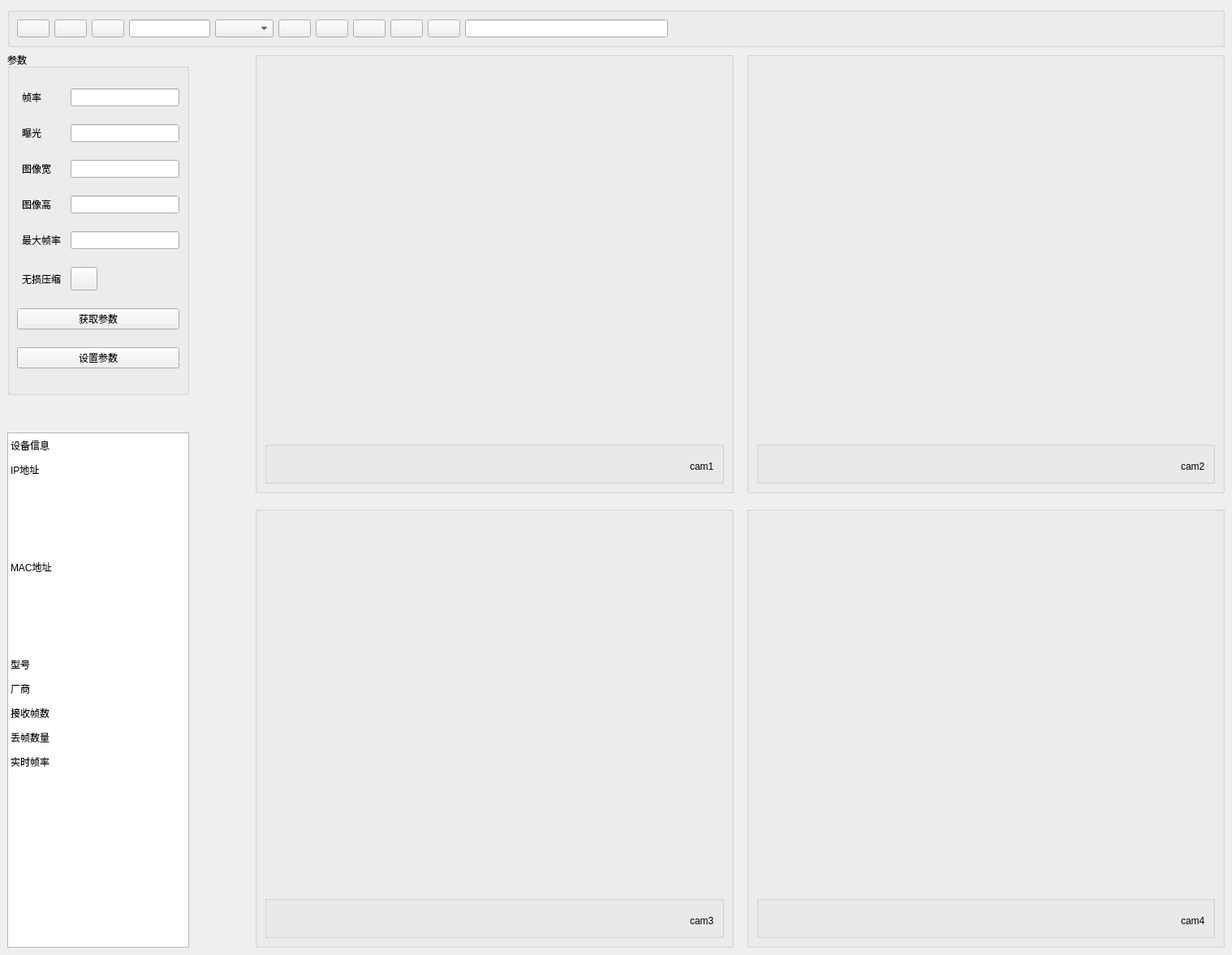
<?xml version="1.0" encoding="UTF-8"?>
<ui version="4.0">
 <class>MainWindow</class>
 <widget class="QMainWindow" name="MainWindow">
  <property name="geometry">
   <rect>
    <x>0</x>
    <y>0</y>
    <width>1518</width>
    <height>1177</height>
   </rect>
  </property>
  <property name="windowTitle">
   <string>相机采集</string>
  </property>
  <property name="windowIcon">
   <iconset>
    <normaloff>icon/main.png</normaloff>icon/main.png</iconset>
  </property>
  <property name="styleSheet">
   <string notr="true"/>
  </property>
  <widget class="QWidget" name="centralwidget">
   <layout class="QVBoxLayout" name="verticalLayout_5">
    <item>
     <widget class="QGroupBox" name="groupBox">
      <property name="title">
       <string/>
      </property>
      <layout class="QHBoxLayout" name="horizontalLayout_5">
       <item>
        <widget class="QPushButton" name="btnEnum">
         <property name="text">
          <string/>
         </property>
         <property name="icon">
          <iconset>
           <normaloff>icon/search_off.png</normaloff>icon/search_off.png</iconset>
         </property>
        </widget>
       </item>
       <item>
        <widget class="QPushButton" name="btnOpen">
         <property name="text">
          <string/>
         </property>
         <property name="icon">
          <iconset>
           <normaloff>icon/plugin.png</normaloff>icon/plugin.png</iconset>
         </property>
        </widget>
       </item>
       <item>
        <widget class="QPushButton" name="btnModeSwitch">
         <property name="text">
          <string/>
         </property>
         <property name="icon">
          <iconset>
           <normaloff>icon/switch.png</normaloff>icon/switch.png</iconset>
         </property>
        </widget>
       </item>
       <item>
        <widget class="QLineEdit" name="edtMode">
         <property name="minimumSize">
          <size>
           <width>0</width>
           <height>0</height>
          </size>
         </property>
         <property name="maximumSize">
          <size>
           <width>100</width>
           <height>16777215</height>
          </size>
         </property>
        </widget>
       </item>
       <item>
        <widget class="QComboBox" name="comTriggerMode"/>
       </item>
       <item>
        <widget class="QPushButton" name="btnStart">
         <property name="text">
          <string/>
         </property>
         <property name="icon">
          <iconset>
           <normaloff>icon/play.png</normaloff>icon/play.png</iconset>
         </property>
        </widget>
       </item>
       <item>
        <widget class="QPushButton" name="btnSoftwareTrigger">
         <property name="text">
          <string/>
         </property>
         <property name="icon">
          <iconset>
           <normaloff>icon/shoot.png</normaloff>icon/shoot.png</iconset>
         </property>
        </widget>
       </item>
       <item>
        <widget class="QPushButton" name="btnSaveImage">
         <property name="text">
          <string/>
         </property>
         <property name="icon">
          <iconset>
           <normaloff>icon/camera.png</normaloff>icon/camera.png</iconset>
         </property>
        </widget>
       </item>
       <item>
        <widget class="QPushButton" name="btnRecording">
         <property name="text">
          <string/>
         </property>
         <property name="icon">
          <iconset>
           <normaloff>icon/video-record_off.png</normaloff>icon/video-record_off.png</iconset>
         </property>
        </widget>
       </item>
       <item>
        <widget class="QPushButton" name="btnPath">
         <property name="toolTipDuration">
          <number>-2</number>
         </property>
         <property name="text">
          <string/>
         </property>
         <property name="icon">
          <iconset>
           <normaloff>icon/open-folder-removebg-preview.png</normaloff>icon/open-folder-removebg-preview.png</iconset>
         </property>
        </widget>
       </item>
       <item>
        <widget class="QLineEdit" name="edtFilePath">
         <property name="maximumSize">
          <size>
           <width>250</width>
           <height>16777215</height>
          </size>
         </property>
        </widget>
       </item>
       <item>
        <widget class="QLabel" name="labShowTime">
         <property name="text">
          <string/>
         </property>
        </widget>
       </item>
       <item>
        <spacer name="horizontalSpacer_5">
         <property name="orientation">
          <enum>Qt::Horizontal</enum>
         </property>
         <property name="sizeHint" stdset="0">
          <size>
           <width>40</width>
           <height>20</height>
          </size>
         </property>
        </spacer>
       </item>
      </layout>
     </widget>
    </item>
    <item>
     <layout class="QHBoxLayout" name="horizontalLayout_6" stretch="3,1,16">
      <item>
       <layout class="QVBoxLayout" name="verticalLayout" stretch="2,0,3">
        <item>
         <widget class="QGroupBox" name="groupParam">
          <property name="title">
           <string>参数</string>
          </property>
          <layout class="QGridLayout" name="gridLayout_2">
           <item row="2" column="3">
            <widget class="QLineEdit" name="edtImageWidth"/>
           </item>
           <item row="4" column="3">
            <widget class="QLineEdit" name="edtImageHeight"/>
           </item>
           <item row="5" column="1">
            <widget class="QLabel" name="labMaxFrameRate">
             <property name="text">
              <string>最大帧率</string>
             </property>
            </widget>
           </item>
           <item row="7" column="0" colspan="4">
            <widget class="QPushButton" name="btnGetParam">
             <property name="text">
              <string>获取参数</string>
             </property>
            </widget>
           </item>
           <item row="6" column="3">
            <widget class="QPushButton" name="btnCompression">
             <property name="maximumSize">
              <size>
               <width>33</width>
               <height>29</height>
              </size>
             </property>
             <property name="text">
              <string/>
             </property>
             <property name="icon">
              <iconset>
               <normaloff>icon/controls_off.png</normaloff>icon/controls_off.png</iconset>
             </property>
            </widget>
           </item>
           <item row="8" column="0" colspan="4">
            <widget class="QPushButton" name="btnSetParam">
             <property name="text">
              <string>设置参数</string>
             </property>
            </widget>
           </item>
           <item row="4" column="1">
            <widget class="QLabel" name="labImageHeight">
             <property name="text">
              <string>图像高</string>
             </property>
            </widget>
           </item>
           <item row="2" column="1">
            <widget class="QLabel" name="labImageWidth">
             <property name="text">
              <string>图像宽</string>
             </property>
            </widget>
           </item>
           <item row="6" column="1">
            <widget class="QLabel" name="labcompression">
             <property name="text">
              <string>无损压缩</string>
             </property>
            </widget>
           </item>
           <item row="1" column="3">
            <widget class="QLineEdit" name="edtExposureTime"/>
           </item>
           <item row="1" column="1">
            <widget class="QLabel" name="labExposureTime">
             <property name="text">
              <string>曝光</string>
             </property>
            </widget>
           </item>
           <item row="0" column="1">
            <widget class="QLabel" name="labFrameRate">
             <property name="text">
              <string>帧率</string>
             </property>
            </widget>
           </item>
           <item row="0" column="3">
            <widget class="QLineEdit" name="edtFrameRate"/>
           </item>
           <item row="5" column="3">
            <widget class="QLineEdit" name="edtMaxFrameRate"/>
           </item>
          </layout>
         </widget>
        </item>
        <item>
         <spacer name="verticalSpacer">
          <property name="orientation">
           <enum>Qt::Vertical</enum>
          </property>
          <property name="sizeHint" stdset="0">
           <size>
            <width>20</width>
            <height>40</height>
           </size>
          </property>
         </spacer>
        </item>
        <item>
         <widget class="QTableWidget" name="tabDevicesInfo">
          <property name="focusPolicy">
           <enum>Qt::NoFocus</enum>
          </property>
          <property name="editTriggers">
           <set>QAbstractItemView::NoEditTriggers</set>
          </property>
          <property name="selectionMode">
           <enum>QAbstractItemView::NoSelection</enum>
          </property>
          <property name="showGrid">
           <bool>false</bool>
          </property>
          <property name="rowCount">
           <number>14</number>
          </property>
          <property name="columnCount">
           <number>2</number>
          </property>
          <attribute name="horizontalHeaderVisible">
           <bool>false</bool>
          </attribute>
          <attribute name="horizontalHeaderHighlightSections">
           <bool>true</bool>
          </attribute>
          <attribute name="horizontalHeaderStretchLastSection">
           <bool>true</bool>
          </attribute>
          <attribute name="verticalHeaderVisible">
           <bool>false</bool>
          </attribute>
          <row/>
          <row/>
          <row/>
          <row/>
          <row/>
          <row/>
          <row/>
          <row/>
          <row/>
          <row/>
          <row/>
          <row/>
          <row/>
          <row/>
          <column/>
          <column/>
          <item row="0" column="0">
           <property name="text">
            <string>设备信息</string>
           </property>
           <property name="textAlignment">
            <set>AlignLeading|AlignVCenter</set>
           </property>
          </item>
          <item row="1" column="0">
           <property name="text">
            <string>IP地址</string>
           </property>
           <property name="textAlignment">
            <set>AlignLeading|AlignVCenter</set>
           </property>
          </item>
          <item row="2" column="0">
           <property name="text">
            <string/>
           </property>
           <property name="textAlignment">
            <set>AlignLeading|AlignVCenter</set>
           </property>
          </item>
          <item row="3" column="0">
           <property name="text">
            <string/>
           </property>
           <property name="textAlignment">
            <set>AlignLeading|AlignVCenter</set>
           </property>
          </item>
          <item row="3" column="1">
           <property name="text">
            <string/>
           </property>
          </item>
          <item row="4" column="0">
           <property name="text">
            <string/>
           </property>
           <property name="textAlignment">
            <set>AlignLeading|AlignVCenter</set>
           </property>
          </item>
          <item row="4" column="1">
           <property name="text">
            <string/>
           </property>
          </item>
          <item row="5" column="0">
           <property name="text">
            <string>MAC地址</string>
           </property>
           <property name="textAlignment">
            <set>AlignLeading|AlignVCenter</set>
           </property>
          </item>
          <item row="6" column="0">
           <property name="text">
            <string/>
           </property>
           <property name="textAlignment">
            <set>AlignLeading|AlignVCenter</set>
           </property>
          </item>
          <item row="6" column="1">
           <property name="text">
            <string/>
           </property>
          </item>
          <item row="7" column="0">
           <property name="text">
            <string/>
           </property>
           <property name="textAlignment">
            <set>AlignLeading|AlignVCenter</set>
           </property>
          </item>
          <item row="9" column="0">
           <property name="text">
            <string>型号</string>
           </property>
          </item>
          <item row="10" column="0">
           <property name="text">
            <string>厂商</string>
           </property>
          </item>
          <item row="11" column="0">
           <property name="text">
            <string>接收帧数</string>
           </property>
          </item>
          <item row="12" column="0">
           <property name="text">
            <string>丢帧数量</string>
           </property>
          </item>
          <item row="13" column="0">
           <property name="text">
            <string>实时帧率</string>
           </property>
          </item>
         </widget>
        </item>
       </layout>
      </item>
      <item>
       <spacer name="horizontalSpacer">
        <property name="orientation">
         <enum>Qt::Horizontal</enum>
        </property>
        <property name="sizeHint" stdset="0">
         <size>
          <width>40</width>
          <height>20</height>
         </size>
        </property>
       </spacer>
      </item>
      <item>
       <layout class="QGridLayout" name="gridLayout">
        <property name="spacing">
         <number>16</number>
        </property>
        <item row="0" column="1">
         <widget class="QGroupBox" name="Display2">
          <layout class="QVBoxLayout" name="verticalLayout_2" stretch="9,1">
           <property name="spacing">
            <number>1</number>
           </property>
           <item>
            <widget class="QWidget" name="widgetDisplay2" native="true">
             <property name="minimumSize">
              <size>
               <width>500</width>
               <height>400</height>
              </size>
             </property>
             <property name="maximumSize">
              <size>
               <width>16777215</width>
               <height>16777215</height>
              </size>
             </property>
            </widget>
           </item>
           <item>
            <widget class="QGroupBox" name="groupBox_6">
             <property name="minimumSize">
              <size>
               <width>500</width>
               <height>50</height>
              </size>
             </property>
             <property name="maximumSize">
              <size>
               <width>16777215</width>
               <height>16777215</height>
              </size>
             </property>
             <property name="title">
              <string/>
             </property>
             <layout class="QHBoxLayout" name="horizontalLayout_3">
              <property name="topMargin">
               <number>10</number>
              </property>
              <property name="bottomMargin">
               <number>10</number>
              </property>
              <item>
               <spacer name="horizontalSpacer_2">
                <property name="orientation">
                 <enum>Qt::Horizontal</enum>
                </property>
                <property name="sizeHint" stdset="0">
                 <size>
                  <width>130</width>
                  <height>20</height>
                 </size>
                </property>
               </spacer>
              </item>
              <item>
               <widget class="QLabel" name="labelCam2">
                <property name="minimumSize">
                 <size>
                  <width>0</width>
                  <height>30</height>
                 </size>
                </property>
                <property name="text">
                 <string>cam2</string>
                </property>
               </widget>
              </item>
             </layout>
            </widget>
           </item>
          </layout>
         </widget>
        </item>
        <item row="0" column="0">
         <widget class="QGroupBox" name="Display1">
          <layout class="QVBoxLayout" name="verticalLayout_1" stretch="9,1">
           <property name="spacing">
            <number>1</number>
           </property>
           <item>
            <widget class="QWidget" name="widgetDisplay1" native="true">
             <property name="minimumSize">
              <size>
               <width>500</width>
               <height>400</height>
              </size>
             </property>
             <property name="maximumSize">
              <size>
               <width>16777215</width>
               <height>16777215</height>
              </size>
             </property>
            </widget>
           </item>
           <item>
            <widget class="QGroupBox" name="groupBox_5">
             <property name="minimumSize">
              <size>
               <width>500</width>
               <height>50</height>
              </size>
             </property>
             <property name="maximumSize">
              <size>
               <width>16777215</width>
               <height>16777215</height>
              </size>
             </property>
             <property name="styleSheet">
              <string notr="true"/>
             </property>
             <property name="title">
              <string/>
             </property>
             <layout class="QHBoxLayout" name="horizontalLayout">
              <property name="topMargin">
               <number>10</number>
              </property>
              <property name="bottomMargin">
               <number>10</number>
              </property>
              <item>
               <spacer name="horizontalSpacer_1">
                <property name="orientation">
                 <enum>Qt::Horizontal</enum>
                </property>
                <property name="sizeHint" stdset="0">
                 <size>
                  <width>130</width>
                  <height>20</height>
                 </size>
                </property>
               </spacer>
              </item>
              <item>
               <widget class="QLabel" name="labelCam1">
                <property name="minimumSize">
                 <size>
                  <width>0</width>
                  <height>30</height>
                 </size>
                </property>
                <property name="text">
                 <string>cam1</string>
                </property>
               </widget>
              </item>
             </layout>
            </widget>
           </item>
          </layout>
         </widget>
        </item>
        <item row="1" column="0">
         <widget class="QGroupBox" name="Display3">
          <layout class="QVBoxLayout" name="verticalLayout_3" stretch="9,1">
           <property name="spacing">
            <number>1</number>
           </property>
           <item>
            <widget class="QWidget" name="widgetDisplay3" native="true">
             <property name="minimumSize">
              <size>
               <width>500</width>
               <height>400</height>
              </size>
             </property>
             <property name="maximumSize">
              <size>
               <width>16777215</width>
               <height>16777215</height>
              </size>
             </property>
            </widget>
           </item>
           <item>
            <widget class="QGroupBox" name="groupBox_7">
             <property name="minimumSize">
              <size>
               <width>500</width>
               <height>50</height>
              </size>
             </property>
             <property name="maximumSize">
              <size>
               <width>16777215</width>
               <height>16777215</height>
              </size>
             </property>
             <property name="title">
              <string/>
             </property>
             <layout class="QHBoxLayout" name="horizontalLayout_2">
              <property name="topMargin">
               <number>10</number>
              </property>
              <property name="bottomMargin">
               <number>10</number>
              </property>
              <item>
               <spacer name="horizontalSpacer_3">
                <property name="orientation">
                 <enum>Qt::Horizontal</enum>
                </property>
                <property name="sizeHint" stdset="0">
                 <size>
                  <width>130</width>
                  <height>20</height>
                 </size>
                </property>
               </spacer>
              </item>
              <item>
               <widget class="QLabel" name="labelCam3">
                <property name="minimumSize">
                 <size>
                  <width>0</width>
                  <height>30</height>
                 </size>
                </property>
                <property name="text">
                 <string>cam3</string>
                </property>
               </widget>
              </item>
             </layout>
            </widget>
           </item>
          </layout>
         </widget>
        </item>
        <item row="1" column="1">
         <widget class="QGroupBox" name="Display4">
          <layout class="QVBoxLayout" name="verticalLayout_4" stretch="9,1">
           <property name="spacing">
            <number>1</number>
           </property>
           <item>
            <widget class="QWidget" name="widgetDisplay4" native="true">
             <property name="minimumSize">
              <size>
               <width>500</width>
               <height>400</height>
              </size>
             </property>
             <property name="maximumSize">
              <size>
               <width>16777215</width>
               <height>16777215</height>
              </size>
             </property>
            </widget>
           </item>
           <item>
            <widget class="QGroupBox" name="groupBox_8">
             <property name="minimumSize">
              <size>
               <width>500</width>
               <height>50</height>
              </size>
             </property>
             <property name="maximumSize">
              <size>
               <width>16777215</width>
               <height>16777215</height>
              </size>
             </property>
             <property name="title">
              <string/>
             </property>
             <layout class="QHBoxLayout" name="horizontalLayout_4">
              <property name="topMargin">
               <number>10</number>
              </property>
              <property name="bottomMargin">
               <number>10</number>
              </property>
              <item>
               <spacer name="horizontalSpacer_4">
                <property name="orientation">
                 <enum>Qt::Horizontal</enum>
                </property>
                <property name="sizeHint" stdset="0">
                 <size>
                  <width>130</width>
                  <height>20</height>
                 </size>
                </property>
               </spacer>
              </item>
              <item>
               <widget class="QLabel" name="labelCam4">
                <property name="minimumSize">
                 <size>
                  <width>0</width>
                  <height>30</height>
                 </size>
                </property>
                <property name="text">
                 <string>cam4</string>
                </property>
               </widget>
              </item>
             </layout>
            </widget>
           </item>
          </layout>
         </widget>
        </item>
       </layout>
      </item>
     </layout>
    </item>
   </layout>
  </widget>
 </widget>
 <resources/>
 <connections/>
</ui>
